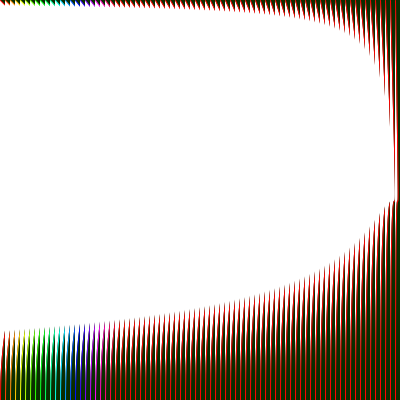
Frame 1 (no input)
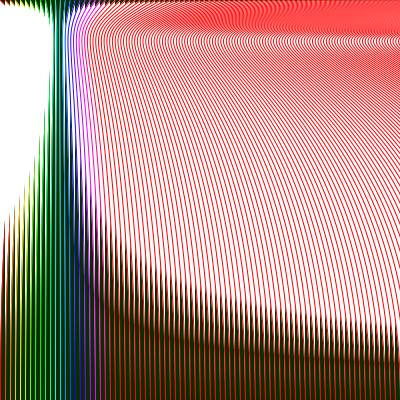
Frame 60 (the mouse pressed at the canvas centre just before this capture)
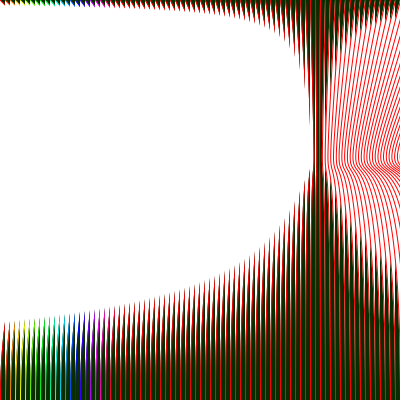
Frame 120 (the mouse held since frame 60 and released just before this capture)

The Processing sketch that drew these frames (run headless with seeded random() and noise(); from frame 60 on, the mouse is pressed at the canvas centre):

// Processing sketch: processing_14986
// ── processing_14986.pde

int x = 400;

void setup() {
  size(400,400);
  background(229,145,12);
  colorMode(HSB,114,94,85);

  smooth();
  //noLoop();
}

void draw() {
  if (x > 400) {
    x = -00;
  } 
  else {
    x++;
  }

  background(34,255,15);
  for (int v=0; v <800; v+=5) {
    stroke(v,100,700);
    strokeWeight(1);
    bezier(v, 0,x+mouseX,x+ mouseX,v,1, v, 400);
  }
}
